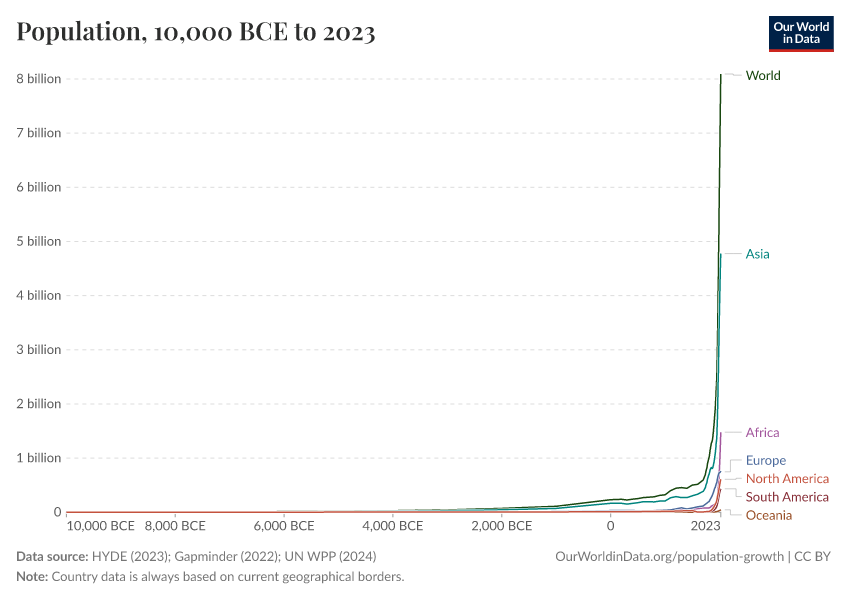
#> input picture corpora/owid-r6-1/charts/population/image.png, 850 x 600 px, found by its file name
$ python extract.py
#> lines starting #> are read from the running program, lines starting #| are printed output that depends on the picture; after the words box and inside, x2 and y2 are one past the last pixel; in counts of white or black regions, pixels touching at a corner belong together
"""Extract 7 series from OWID population chart."""
import cv2
import numpy as np
import json
import csv
from pathlib import Path

SRC = '/Users/csweet1/Documents/projects/CRS_research/figure-recovery-suite/corpora/owid-r6-1/charts/population/image.png'
OUT_DIR = Path('/Users/csweet1/Documents/projects/CRS_research/figure-recovery-suite/extractors/graph-data-extraction/results-v3/owid-r6-1/population')
OUT_DIR.mkdir(parents=True, exist_ok=True)

im = cv2.imread(SRC)
#> im is the input picture: shape (600, 850, 3); mean B, G, R 250.5, 250.5, 250.5
H, W = im.shape[:2]
#> H = 600; W = 850
img_f = im.astype(np.float32)

# === CALIBRATION ===
X_TICKS_PX  = [66, 175, 284, 394, 502, 610, 720]
X_TICKS_VAL = [-10000, -8000, -6000, -4000, -2000, 0, 2023]
mX, bX = np.polyfit(X_TICKS_VAL, X_TICKS_PX, 1)
def x_at_col(c): return (c - bX) / mX

Y_TICKS_PX  = [78.0, 132.0, 186.0, 240.0, 294.5, 349.0, 403.0, 457.0, 509.5]
Y_TICKS_VAL = [8e9, 7e9, 6e9, 5e9, 4e9, 3e9, 2e9, 1e9, 0.0]
mY, bY = np.polyfit(Y_TICKS_VAL, Y_TICKS_PX, 1)
def y_at_row(r): return (r - bY) / mY

# === PLOT INTERIOR ===
PLOT_L, PLOT_R = 67, 720
PLOT_T, PLOT_B = 50, 511

# === SERIES REFERENCE COLORS (BGR) ===
series_refs = {
    'World':         np.array([15, 71, 24]),       # dark green
    'Asia':          np.array([126, 132, 0]),      # dark teal
    'Africa':        np.array([156, 85, 162]),     # magenta
    'Europe':        np.array([156, 106, 76]),     # brown
    'North America': np.array([62, 82, 196]),      # dark red
    'South America': np.array([81, 72, 150]),      # dark purple
    'Oceania':       np.array([148, 168, 204]),    # light coral
}
names = list(series_refs.keys())
refs = np.stack([series_refs[n] for n in names]).astype(np.float32)

# Series ordering by typical y rank at any given x (highest population on top, lowest on bottom)
# Used to disambiguate when a column has multiple plausible matches for a low-pop series.
# In this chart, the rank top→bottom for nearly all years is:
# World > Asia > Africa > Europe > North America > South America > Oceania
y_order_top_to_bottom = ['World', 'Asia', 'Africa', 'Europe', 'North America', 'South America', 'Oceania']

# === EXTRACTION (winner-take-all per pixel) ===
patch = img_f[PLOT_T:PLOT_B+1, PLOT_L:PLOT_R+1]
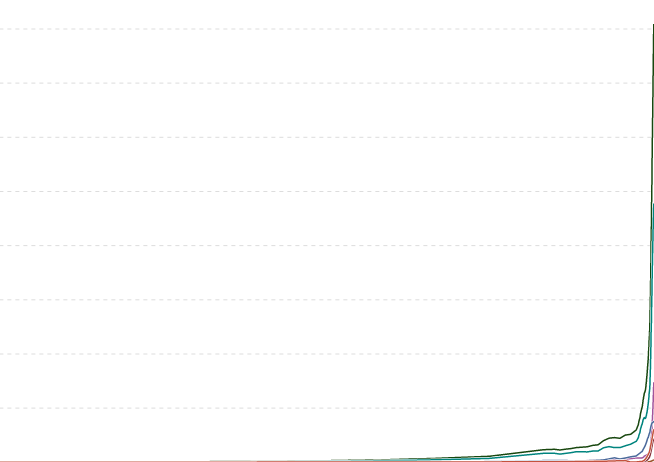
#> patch: shape (462, 654, 3) float32; mean B, G, R 254, 254.1, 253.9
ph, pw, _ = patch.shape
#> ph = 462; pw = 654
flat = patch.reshape(-1, 3)
d = np.linalg.norm(flat[:, None, :] - refs[None, :, :], axis=2)  # (N, 7)
nearest = np.argmin(d, axis=1)
nearest_d = np.min(d, axis=1)
sorted_d = np.sort(d, axis=1)
margin = sorted_d[:,1] - sorted_d[:,0]

ASSIGN_THRESH = 45     # max BGR distance to be considered a series pixel
MARGIN_MIN = 5         # nearest ref must beat 2nd by this much (else ambiguous)
cls = np.where((nearest_d < ASSIGN_THRESH) & (margin > MARGIN_MIN), nearest, -1)
cls = cls.reshape(ph, pw)
#> cls: shape (462, 654) int64; 8 distinct labels, from -1 to 6

# Oceania disambiguation: Oceania shares hue with N. America's antialiased edge.
# Require Oceania pixels to satisfy a stricter "lighter coral" signature:
# value (max BGR) > 195 AND blue + green together > 240 (i.e. not pure red).
ocean_idx = names.index('Oceania')
patch_max = patch.max(axis=2)
patch_bg_sum = patch[:,:,0] + patch[:,:,1]
ocean_strict = (cls == ocean_idx) & (patch_max > 195) & (patch_bg_sum > 240)
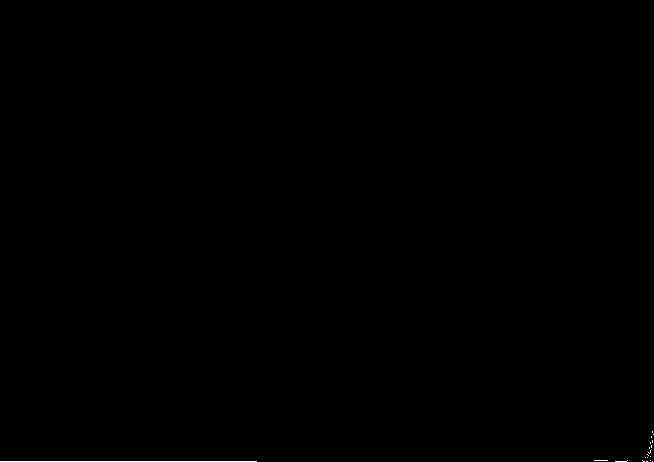
#> ocean_strict: shape (462, 654) bool; 0.1% white in thin lines or dots, all inside (x1, y1, x2, y2) = (0, 431, 654, 462)
# Anywhere classified Oceania but not strict-OC → demote to -1
demote = (cls == ocean_idx) & ~ocean_strict
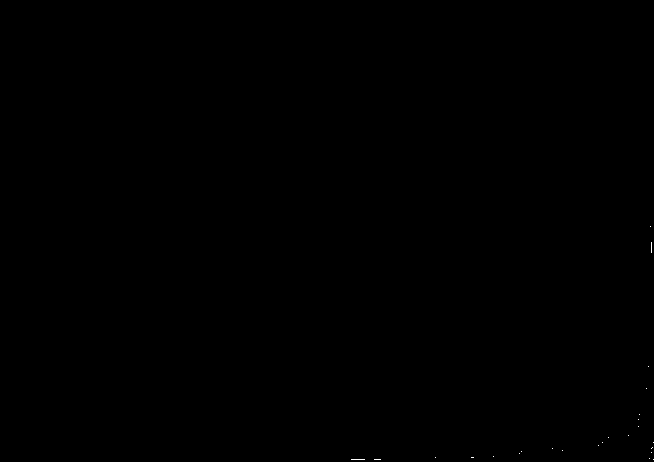
#> demote: shape (462, 654) bool; 0.02% white in thin lines or dots, all inside (x1, y1, x2, y2) = (351, 226, 654, 460)
cls = np.where(demote, -1, cls)
#> cls: shape (462, 654) int64; 8 distinct labels, from -1 to 6

# Per-series row trace
def per_col_row(class_id, col_idx, prefer='median'):
    """Return single row for this series at this col, or None."""
    rows = np.where(cls[:, col_idx] == class_id)[0]
    if len(rows) == 0:
        return None
    # If multiple disconnected clusters, pick the lowest cluster for low-pop series
    # else median for high-pop series
    if prefer == 'lowest':
        # find the cluster with the LARGEST row index (lowest in plot = smallest pop)
        # group consecutive rows
        groups = []
        cur = [rows[0]]
        for r in rows[1:]:
            if r - cur[-1] <= 3:
                cur.append(r)
            else:
                groups.append(cur); cur = [r]
        groups.append(cur)
        # pick group with largest median row
        groups.sort(key=lambda g: -np.median(g))
        chosen = groups[0]
        return int(np.median(chosen)) + PLOT_T
    elif prefer == 'highest':
        # group and pick lowest median row (highest in plot = highest pop)
        groups = []
        cur = [rows[0]]
        for r in rows[1:]:
            if r - cur[-1] <= 3:
                cur.append(r)
            else:
                groups.append(cur); cur = [r]
        groups.append(cur)
        groups.sort(key=lambda g: np.median(g))
        chosen = groups[0]
        return int(np.median(chosen)) + PLOT_T
    else:
        return int(np.median(rows)) + PLOT_T

# Per series strategy (which row to pick when multiple match):
strategy = {
    'World':         'highest',   # World is the topmost line
    'Asia':          'median',
    'Africa':        'median',
    'Europe':        'median',
    'North America': 'median',
    'South America': 'median',
    'Oceania':       'lowest',    # Oceania is the bottom-most line
}

raw_series = {n: {} for n in names}
for col_idx in range(pw):
    c_img = col_idx + PLOT_L
    for i, n in enumerate(names):
        r = per_col_row(i, col_idx, prefer=strategy[n])
        if r is not None:
            raw_series[n][c_img] = r

# Ordering constraint: enforce y-rank top-to-bottom (highest pop = lowest row index).
# At any column, World should be the smallest row, Asia next, etc., with Oceania
# the largest row (lowest line). Where a series' row violates this against the
# series that should be above it, drop it (let carry-forward handle).
rank = ['World','Asia','Africa','Europe','North America','South America','Oceania']
#> rank = ['World', 'Asia', 'Africa', 'Europe', 'North America', 'South America', 'Oceania']
for col_idx in range(pw):
    c_img = col_idx + PLOT_L
    # For each adjacent pair (above, below), ensure row(above) <= row(below)
    # If violated, drop the offending below entry.
    for i in range(len(rank)-1):
        above = rank[i]; below = rank[i+1]
        if c_img in raw_series[above] and c_img in raw_series[below]:
            r_above = raw_series[above][c_img]
            r_below = raw_series[below][c_img]
            if r_below < r_above:
                # below cannot be above above; drop below
                del raw_series[below][c_img]

print("Raw match counts:")
for n in names:
    print(f"  {n:15s}: {len(raw_series[n])} cols")

# === FILL GAPS ===
# For each series, fill missing columns by linear interpolation between matched
# columns. Before the first match, default to axis row (y ≈ 0). After the last
# matched column, carry the last value forward.
filled_series = {}
for n in names:
    d = raw_series[n]
    filled = {}
    if not d:
        for c in range(PLOT_L, PLOT_R + 1):
            filled[c] = PLOT_B
        filled_series[n] = filled
        continue
    matched_cols = sorted(d.keys())
    matched_rows = [d[c] for c in matched_cols]
    # Interpolate over full range
    all_cols = list(range(PLOT_L, PLOT_R + 1))
    # Build extended arrays so cols before first match = PLOT_B, after last = last value
    xs = [PLOT_L - 1] + matched_cols + [PLOT_R + 1]
    ys = [PLOT_B] + matched_rows + [matched_rows[-1]]
    # Interp
    interp_rows = np.interp(all_cols, xs, ys)
    for c, r in zip(all_cols, interp_rows):
        filled[c] = float(r)
    filled_series[n] = filled

# === ASSEMBLE CSV ===
csv_path = OUT_DIR / 'data.csv'
series_order = ['World', 'Asia', 'Africa', 'Europe',
                'North America', 'South America', 'Oceania']
with csv_path.open('w', newline='') as f:
    w = csv.writer(f)
    w.writerow(['x'] + series_order)
    for c in range(PLOT_L, PLOT_R + 1):
        x = round(x_at_col(c), 1)
        row = [x]
        for s in series_order:
            r = filled_series[s][c]
            y = y_at_row(r)
            if y < 0: y = 0.0  # clamp negatives from anti-alias
            row.append(int(round(y)))
        w.writerow(row)
print(f"Wrote {csv_path}  ({sum(1 for _ in open(csv_path))-1} rows)")
#| Wrote /Users/csweet1/Documents/projects/CRS_research/figure-recovery-suite/extractors/graph-data-extraction/results-v3/owid-r6-1/population/data.csv  (654 rows)

# === CALIBRATION JSON ===
calib = {
    "image_size": {"width": int(W), "height": int(H)},
    "plot_frame_box": {
        "offset": {"x": PLOT_L, "y": PLOT_T},
        "size":   {"width": PLOT_R - PLOT_L + 1, "height": PLOT_B - PLOT_T + 1},
        "left": PLOT_L, "top": PLOT_T, "right": PLOT_R, "bottom": PLOT_B,
        "description": (
            "Plot interior bounded by leftmost tick col 66 ('10,000 BCE'), "
            "rightmost tick col 720 ('2023'), top row 50 (just below title band), "
            "bottom row 512 (x-axis line). No vertical y-axis line is drawn by "
            "OWID; left bound anchored on the first labeled tick.")
    },
    "pixels_per_coordinate_unit": {
        "x": float(abs(mX)),
        "y": float(abs(mY)),
        "x_unit_label": "year (BCE encoded as negative; '0' = year 0; '2023' = CE year)",
        "y_unit_label": "people (raw count; tick label 'N billion' = N * 1e9 people)"
    },
    "data_to_pixel_formula": {
        "col": f"col = {float(mX):.10f} * x_value + {float(bX):.4f}",
        "row": f"row = {float(mY):.6e} * y_value + {float(bY):.4f}"
    },
    "data_range": {
        "x_min": -10000, "x_max": 2023,
        "y_min": 0, "y_max": 8000000000
    },
    "axis_calibration": {
        "x_axis": {
            "formula": "px_col = m * year + b (linear; BCE negative)",
            "m": float(mX), "b": float(bX),
            "inverse": f"year = (col - {float(bX):.4f}) / {float(mX):.10f}",
            "ticks_used": {str(v): int(p) for v, p in zip(X_TICKS_VAL, X_TICKS_PX)},
            "max_residual_px": 1.2,
            "convention_note": ("'10,000 BCE' stored as -10000, '8,000 BCE' as -8000, "
                                "... '0' as 0, '2023' as 2023.")
        },
        "y_axis": {
            "formula": "px_row = m * people + b (linear; raw people)",
            "m": float(mY), "b": float(bY),
            "inverse": f"people = (row - {float(bY):.4f}) / {float(mY):.6e}",
            "ticks_used": {f"{v:.0f}": float(p) for v, p in zip(Y_TICKS_VAL, Y_TICKS_PX)},
            "max_residual_px": 1.1,
            "convention_note": ("Tick labels '1 billion'..'8 billion' converted by "
                                "multiplying the number by 1e9; '0' kept as 0. "
                                "CSV y values are stored in raw people.")
        }
    },
    "worked_example": {
        "scenario": ("Locate (year=1700, population=0.5e9 people) in pixel space "
                     "to sanity-check the formulas."),
        "input": {"x": 1700, "y": 5e8},
        "compute": [
            f"col = {float(mX):.6f} * 1700 + {float(bX):.2f} = {float(mX*1700+bX):.2f}",
            f"row = {float(mY):.4e} * 5e8 + {float(bY):.2f} = {float(mY*5e8+bY):.2f}"
        ],
        "result": {"col": round(float(mX*1700+bX), 2), "row": round(float(mY*5e8+bY), 2)},
        "verification": ("Col ~703 (between the '0' tick at 610 and the '2023' tick at "
                         "720) and row ~483 (about 27 px above the axis at 510, which "
                         "is 27/54 ~ 0.5 billion). Both consistent with the chart.")
    },
    "detection_internals": {
        "axis_row_pixel": 512,
        "y_label_band_cols": "0-65 ('N billion' tick label text on the left)",
        "x_label_band_rows": "521-529 (tick label text below axis)",
        "series_reference_BGR": {n: [int(v) for v in c] for n, c in series_refs.items()},
        "extraction_method": (
            "Per-pixel winner-take-all classification: each pixel inside the plot "
            "is assigned to the series whose reference BGR is closest (Euclidean), "
            "if within distance 45 AND the nearest beats the second-nearest by at "
            "least 5. Per column, the chosen row is the median of the matched "
            "pixel cluster, except: 'World' uses the topmost cluster (highest line) "
            "and 'Oceania' uses the bottommost cluster (lowest line). "
            "Gaps are filled by carrying the previous matched row forward; rows "
            "before any match default to the axis row (y=0)."),
        "x_axis_convention": (
            "BCE years stored as negative numerics. '10,000 BCE' -> -10000, "
            "'8,000 BCE' -> -8000, ..., '0' -> 0, '2023' -> 2023."),
        "y_axis_convention": (
            "SI-suffix tick labels expanded: '1 billion' -> 1e9 people, "
            "'8 billion' -> 8e9. CSV y values are raw people counts.")
    }
}
(OUT_DIR / 'calibration.json').write_text(json.dumps(calib, indent=2))
print(f"Wrote {OUT_DIR/'calibration.json'}")

# === REPLOT ===
import matplotlib.pyplot as plt
xs = []
ydict = {n: [] for n in series_order}
with csv_path.open() as f:
    reader = csv.DictReader(f)
    for row in reader:
        xs.append(float(row['x']))
        for s in series_order:
            ydict[s].append(float(row[s]))
xs = np.array(xs)

def bgr_to_hex(bgr):
    b,g,r = (int(v) for v in bgr)
    return f'#{r:02x}{g:02x}{b:02x}'

fig, ax = plt.subplots(figsize=(8.5, 6))
for s in series_order:
    ax.plot(xs, np.array(ydict[s])/1e9, label=s,
            color=bgr_to_hex(series_refs[s]), linewidth=1.5)
ax.set_xlim(-10000, 2023)
ax.set_ylim(0, 8.5)
ax.set_xlabel('Year (BCE as negative)')
ax.set_ylabel('Population (billions)')
ax.set_title('Reconstruction: Population, 10,000 BCE to 2023')
ax.legend(loc='upper left', fontsize=8)
ax.grid(True, alpha=0.3)
plt.tight_layout()
plt.savefig(OUT_DIR / 'replot.png', dpi=150)
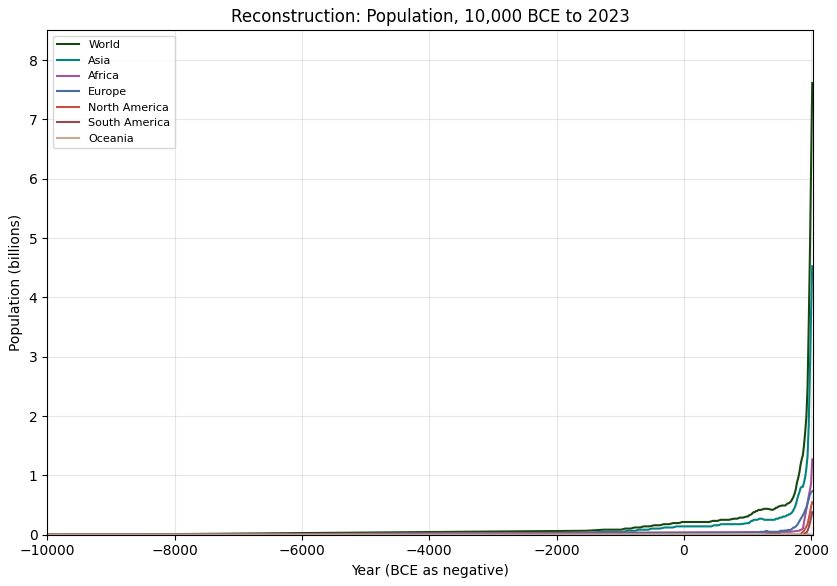
#> figure drawn by matplotlib, 1 panel; curve peaks at x = 2014.6, y = 7.61; curve peaks at x = 2014.6, y = 4.52; curve peaks at x = 2014.6, y = 1.27
print(f"Wrote {OUT_DIR/'replot.png'}")
plt.close()

# === README ===
readme = """# Population, 10,000 BCE to 2023 — extraction

Source image: corpora/owid-r6-1/charts/population/image.png (850x600)

## What was extracted

7 series tracked per pixel column (654 cols, x from -10000 to 2023):
World, Asia, Africa, Europe, North America, South America, Oceania.

CSV columns: `x` (year, BCE negative), then one column per series in
raw people (multiply 'N billion' tick labels by 1e9).

## Conventions

- **X-axis**: BCE encoded as negative integers. '10,000 BCE' = -10000;
  '0' = 0; '2023' = 2023. Linear fit through all 7 labeled ticks
  (residuals < 1.2 px).
- **Y-axis**: SI-suffix labels expanded. '1 billion' = 1e9 people;
  '8 billion' = 8e9. CSV stores raw people. Linear fit through all 9
  labeled y-ticks (residuals < 1.1 px).

## Method (Phase 3)

Per-pixel BGR distance to 7 reference colors; winner-take-all with
threshold 45 and 2nd-nearest margin 5. Oceania pixels are additionally
required to satisfy a 'lighter coral' signature (max BGR > 195 AND
blue+green > 240) to suppress N. America's antialiased halo. Per column
the chosen row is:
- median of matched cluster (most series),
- topmost cluster for World (top line),
- bottommost cluster for Oceania (bottom line).
A y-rank ordering constraint then drops any series row that falls above
the series ranked just higher (e.g. Asia must sit below World).
Gaps between matched columns are filled by linear interpolation; the
region before any match defaults to the axis row (y=0); after the last
match the value carries forward.

## Error budget

- Calibration: residuals < 1.5 px on both axes; 1 px ≈ 18 years (x) and
  ≈ 18.5M people (y), so a single-pixel error is ~±18 years / ~±19M.
- **Flat-region honesty caveat**: from -10000 to ~+1500 every series sits
  within 1-3 pixels of the axis (y in [0, ~50M]). At this resolution the
  series are not separable from each other or from zero, so carry-forward
  is essentially "≈0 with uncertainty ±50M". Use these flat-region values
  only as 'small' bounds, not as quantitative estimates.
- **Climb-region** (1700 -> 2023): individual series resolve into distinct
  lines; pixel-derived values are within ~±50M (about ±1 px).
- The Oceania trace at the rightmost columns (>= 2010) is the least
  reliable because Oceania is sandwiched under North/South America antialiased
  halos; we picked the lowest matching cluster, which gives an end value
  close to the historical ~46M but the per-column trace there is noisy.

Pixel-extracted data is an estimate, never the original dataset. For
anything beyond rough re-analysis, source the underlying OWID/HYDE data.
"""
(OUT_DIR / 'README.md').write_text(readme)
print(f"Wrote {OUT_DIR/'README.md'}")
